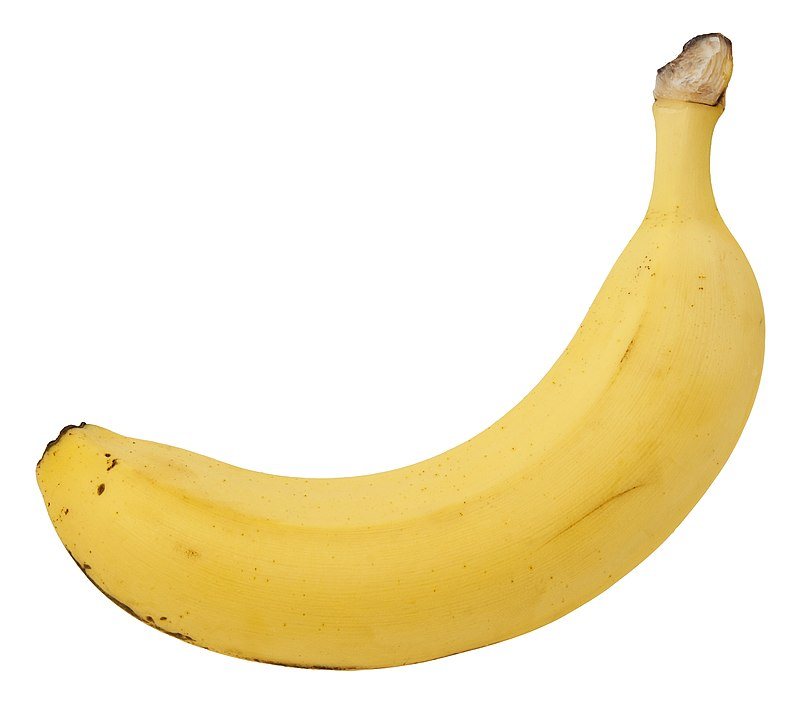
#> input picture tests/banana.png, 800 x 705 px, found by its file name
$ python runner.py
#> lines starting #> are read from the running program, lines starting #| are printed output that depends on the picture
#> in main, product_image is the input picture: PIL image 800x705 RGB; mean R, G, B 246.1, 235.4, 204.2
### tests/test_utils.py

import os

import os
import numpy as np
import matplotlib.pyplot as plt
from PIL import Image
import io
import base64

def save_image(image: Image.Image, path: str):
    image.save(path)

def calculate_histogram(image: Image.Image, output_path: str = None):
    # Use PIL histogram
    # Returns [r0, ..., r255, g0, ..., g255, b0, ..., b255] for RGB
    hist_values = image.histogram()
#> hist_values = 768 values, max 388023 at index 255, min 0 at index 0, mean 2203.1
    colors = ['r', 'g', 'b']

    plt.figure()
    plt.title('Color Histogram')
    plt.xlabel('Bins')
    plt.ylabel('# of Pixels')

    if image.mode == 'RGB':
        for i, color in enumerate(colors):
            # Extract the 256 values for this channel
            channel_hist = hist_values[i*256 : (i+1)*256]
            plt.plot(channel_hist, color=color, alpha=0.7)
            plt.xlim([0, 256])
    elif image.mode == 'L':
         plt.plot(hist_values, color='k')
         plt.xlim([0, 256])

    if output_path:
        plt.savefig(output_path)
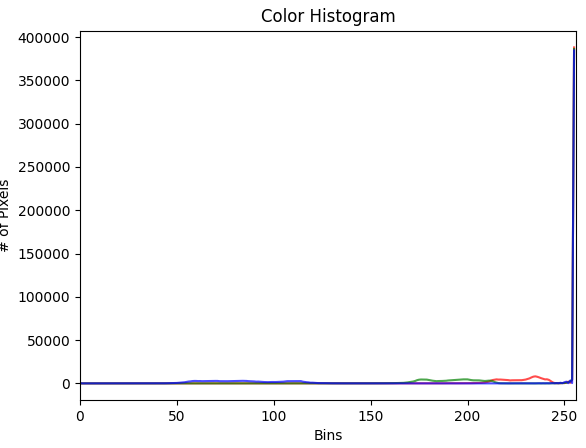
#> figure drawn by matplotlib, 1 panel; curve peaks at x = 255, y = 388023; curve peaks at x = 255, y = 386233; curve peaks at x = 255, y = 384524
        plt.close()

    return hist_values

def compare_histograms(hist1, hist2):
   pass


# [12 lines left out: function generate_markdown_report, not called in this run]

### tests/units/test_segmentation.py
import sys
import os
import traceback
from PIL import Image

# Add src to sys.path
sys.path.insert(
    0, os.path.abspath(os.path.join(os.path.dirname(__file__), "../../src"))
)

from nanoCocoa_aiserver.models.segmentation import SegmentationModel


def test_segmentation(product_image, log_func):
    """
    Tests the SegmentationModel.
    Args:
        product_image: PIL Image
        log_func: Function to log results (step, status, image, remarks)
    Returns:
        (result_image, mask_image) or (None, None)
    """
    seg_result = None
    seg_mask = None
    try:
        print("Testing SegmentationModel...")
        seg_model = SegmentationModel()
        seg_result, seg_mask = seg_model.run(product_image)
        log_func("1. Segmentation Result", "Success", seg_result, "Background removed")
        log_func("1. Segmentation Mask", "Success", seg_mask, "Mask generated")
    except Exception as e:
        log_func(
            "1. SegmentationModel", "Error", None, f"{e}\n{traceback.format_exc()}"
        )

    # return seg_result, seg_mask

### tests/runner.py
import sys
import os
import datetime
import traceback
import logging
from PIL import Image

# Add src to sys.path
sys.path.insert(0, os.path.abspath(os.path.join(os.path.dirname(__file__), "../src")))

# Import Test Modules
from units.test_segmentation import test_segmentation
from units.test_flux import test_flux_bg, test_flux_refine
from units.test_sdxl import test_sdxl_text
from integration.test_api import run_api_tests

# Import Utils
try:
    from test_utils import save_image, calculate_histogram, generate_markdown_report
except ImportError:
    sys.path.append(os.path.dirname(__file__))
    from test_utils import save_image, calculate_histogram, generate_markdown_report


# Configuration
TEST_IMAGE_PATH = os.path.abspath("tests/banana.png")
REPORT_DIR = os.path.abspath(f"tests/reports")
TIMESTAMP = datetime.datetime.now().strftime("%Y%m%d%H%M%S")
REPORT_FILE = os.path.join(REPORT_DIR, f"test_{TIMESTAMP}.md")
ARTIFACTS_DIR = os.path.join(REPORT_DIR, f"artifacts_{TIMESTAMP}")

os.makedirs(ARTIFACTS_DIR, exist_ok=True)

logging.basicConfig(level=logging.INFO)
logger = logging.getLogger("TestRunner")

RESULTS = []


def log_result(step, status, image=None, remarks=""):
    img_path = None
    hist_path = None

    if image:
        filename = f"{step.lower().replace(' ','_').replace('.','')}.png"
        img_path = os.path.join(ARTIFACTS_DIR, filename)
        save_image(image, img_path)

        hist_filename = f"hist_{step.lower().replace(' ','_').replace('.','')}.png"
        hist_path = os.path.join(ARTIFACTS_DIR, hist_filename)
        calculate_histogram(image, hist_path)

        # Make relative for report
        img_path = os.path.relpath(img_path, REPORT_DIR)
        hist_path = os.path.relpath(hist_path, REPORT_DIR)

    RESULTS.append(
        {
            "Step": step,
            "Status": status,
            "ImagePath": img_path,
            "HistogramPath": hist_path,
            "Remarks": remarks,
        }
    )
    logger.info(f"[{step}] {status} - {remarks}")


def main():
    logger.info("Initializing Test Run...")

    # 0. Load Input Image
    product_image = None
    try:
        if not os.path.exists(TEST_IMAGE_PATH):
            logger.error(f"Test image not found at {TEST_IMAGE_PATH}")
            return

        product_image = Image.open(TEST_IMAGE_PATH).convert("RGB")
        log_result("0. Input Image", "Success", product_image, "Loaded banana.png")
    except Exception as e:
        log_result("0. Input Image", "Error", None, str(e))
        return

    # 1. Run Unit Tests Sequentially

    # Segmentation
    seg_result, seg_mask = test_segmentation(product_image, log_result)

    # Flux Background and Refine
    flux_gen, flux_bg = test_flux_bg(
        "A delicious yellow banana lying on a wooden table, sunlight, photorealistic, 8k",
        42,
        log_result,
    )

    test_flux_refine(flux_gen, seg_result, flux_bg, log_result)

    # SDXL Text
    test_sdxl_text(log_result)

    # 2. Run API Tests
    run_api_tests(TEST_IMAGE_PATH, log_result)

    # 3. Generate Report
    generate_markdown_report(REPORT_FILE, f"Test Report {TIMESTAMP}", RESULTS)
    logger.info(f"Report generated at {REPORT_FILE}")
    print(f"REPORT_GENERATED: {REPORT_FILE}")


if __name__ == "__main__":
    main()
#> (the call stopped at in test_segmentation, `seg_model = SegmentationModel()`: nanoCocoa_aiserver is not available in this run)
